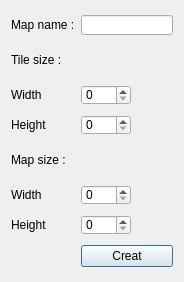
<?xml version="1.0" encoding="UTF-8"?>
<ui version="4.0">
 <class>NewMapDialog</class>
 <widget class="QDialog" name="NewMapDialog">
  <property name="geometry">
   <rect>
    <x>0</x>
    <y>0</y>
    <width>184</width>
    <height>282</height>
   </rect>
  </property>
  <property name="windowTitle">
   <string>Dialog</string>
  </property>
  <layout class="QGridLayout" name="gridLayout">
   <item row="3" column="1">
    <widget class="QLabel" name="label_5">
     <property name="text">
      <string>Width</string>
     </property>
    </widget>
   </item>
   <item row="9" column="2">
    <widget class="QSpinBox" name="SpinBox_MapHeight">
     <property name="maximumSize">
      <size>
       <width>50</width>
       <height>20</height>
      </size>
     </property>
     <property name="maximum">
      <number>4092</number>
     </property>
    </widget>
   </item>
   <item row="8" column="1">
    <widget class="QLabel" name="label_2">
     <property name="text">
      <string>Width</string>
     </property>
    </widget>
   </item>
   <item row="9" column="1">
    <widget class="QLabel" name="label_3">
     <property name="text">
      <string>Height</string>
     </property>
    </widget>
   </item>
   <item row="13" column="2">
    <widget class="QPushButton" name="Button_Creat">
     <property name="text">
      <string>Creat</string>
     </property>
    </widget>
   </item>
   <item row="7" column="1">
    <widget class="QLabel" name="label_4">
     <property name="minimumSize">
      <size>
       <width>50</width>
       <height>0</height>
      </size>
     </property>
     <property name="maximumSize">
      <size>
       <width>16777215</width>
       <height>30</height>
      </size>
     </property>
     <property name="text">
      <string>Map size :</string>
     </property>
    </widget>
   </item>
   <item row="5" column="1">
    <widget class="QLabel" name="label_6">
     <property name="text">
      <string>Height</string>
     </property>
    </widget>
   </item>
   <item row="8" column="2">
    <widget class="QSpinBox" name="SpinBox_MapWidth">
     <property name="maximumSize">
      <size>
       <width>50</width>
       <height>20</height>
      </size>
     </property>
     <property name="maximum">
      <number>4092</number>
     </property>
    </widget>
   </item>
   <item row="0" column="2">
    <widget class="QLineEdit" name="nameLineEdit">
     <property name="maximumSize">
      <size>
       <width>100</width>
       <height>20</height>
      </size>
     </property>
    </widget>
   </item>
   <item row="0" column="1">
    <widget class="QLabel" name="label">
     <property name="text">
      <string>Map name :</string>
     </property>
    </widget>
   </item>
   <item row="2" column="1">
    <widget class="QLabel" name="label_7">
     <property name="maximumSize">
      <size>
       <width>16777215</width>
       <height>30</height>
      </size>
     </property>
     <property name="text">
      <string>Tile size :</string>
     </property>
    </widget>
   </item>
   <item row="5" column="2">
    <widget class="QSpinBox" name="SpinBox_TileHeight">
     <property name="maximumSize">
      <size>
       <width>50</width>
       <height>20</height>
      </size>
     </property>
     <property name="maximum">
      <number>4092</number>
     </property>
    </widget>
   </item>
   <item row="3" column="2">
    <widget class="QSpinBox" name="SpinBox_TileWidth">
     <property name="maximumSize">
      <size>
       <width>50</width>
       <height>20</height>
      </size>
     </property>
     <property name="maximum">
      <number>4092</number>
     </property>
    </widget>
   </item>
  </layout>
 </widget>
 <tabstops>
  <tabstop>nameLineEdit</tabstop>
  <tabstop>SpinBox_TileWidth</tabstop>
  <tabstop>SpinBox_TileHeight</tabstop>
  <tabstop>SpinBox_MapWidth</tabstop>
  <tabstop>SpinBox_MapHeight</tabstop>
  <tabstop>Button_Creat</tabstop>
 </tabstops>
 <resources/>
 <connections/>
</ui>
